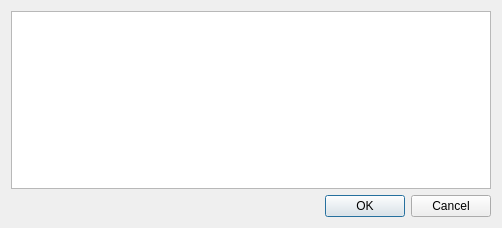
<?xml version="1.0" encoding="UTF-8"?>
<ui version="4.0">
 <class>Dialog</class>
 <widget class="QDialog" name="Dialog">
  <property name="windowModality">
   <enum>Qt::ApplicationModal</enum>
  </property>
  <property name="geometry">
   <rect>
    <x>0</x>
    <y>0</y>
    <width>502</width>
    <height>228</height>
   </rect>
  </property>
  <property name="windowTitle">
   <string>QSTLink2</string>
  </property>
  <property name="windowIcon">
   <iconset resource="res/ressources.qrc">
    <normaloff>:/images/icon.ico</normaloff>:/images/icon.ico</iconset>
  </property>
  <property name="modal">
   <bool>true</bool>
  </property>
  <layout class="QVBoxLayout" name="verticalLayout">
   <item>
    <widget class="QTextBrowser" name="l_text">
     <property name="sizePolicy">
      <sizepolicy hsizetype="Expanding" vsizetype="Expanding">
       <horstretch>100</horstretch>
       <verstretch>100</verstretch>
      </sizepolicy>
     </property>
     <property name="font">
      <font>
       <family>Arial</family>
       <pointsize>9</pointsize>
      </font>
     </property>
     <property name="autoFillBackground">
      <bool>true</bool>
     </property>
     <property name="frameShadow">
      <enum>QFrame::Sunken</enum>
     </property>
     <property name="openExternalLinks">
      <bool>true</bool>
     </property>
     <property name="openLinks">
      <bool>true</bool>
     </property>
    </widget>
   </item>
   <item>
    <layout class="QHBoxLayout" name="horizontalLayout">
     <item>
      <spacer name="horizontalSpacer">
       <property name="orientation">
        <enum>Qt::Horizontal</enum>
       </property>
       <property name="sizeHint" stdset="0">
        <size>
         <width>40</width>
         <height>20</height>
        </size>
       </property>
      </spacer>
     </item>
     <item>
      <widget class="QDialogButtonBox" name="buttonBox">
       <property name="orientation">
        <enum>Qt::Horizontal</enum>
       </property>
       <property name="standardButtons">
        <set>QDialogButtonBox::Cancel|QDialogButtonBox::Ok</set>
       </property>
      </widget>
     </item>
    </layout>
   </item>
  </layout>
 </widget>
 <resources>
  <include location="res/ressources.qrc"/>
 </resources>
 <connections>
  <connection>
   <sender>buttonBox</sender>
   <signal>accepted()</signal>
   <receiver>Dialog</receiver>
   <slot>accept()</slot>
   <hints>
    <hint type="sourcelabel">
     <x>248</x>
     <y>254</y>
    </hint>
    <hint type="destinationlabel">
     <x>157</x>
     <y>274</y>
    </hint>
   </hints>
  </connection>
  <connection>
   <sender>buttonBox</sender>
   <signal>rejected()</signal>
   <receiver>Dialog</receiver>
   <slot>reject()</slot>
   <hints>
    <hint type="sourcelabel">
     <x>316</x>
     <y>260</y>
    </hint>
    <hint type="destinationlabel">
     <x>286</x>
     <y>274</y>
    </hint>
   </hints>
  </connection>
 </connections>
</ui>
